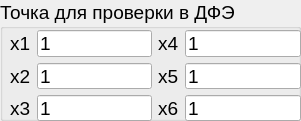
  <widget class="QGroupBox" name="groupBox_6">
   <property name="geometry">
    <rect>
     <x>1130</x>
     <y>100</y>
     <width>301</width>
     <height>121</height>
    </rect>
   </property>
   <property name="font">
    <font>
     <family>Helvetica</family>
     <pointsize>14</pointsize>
    </font>
   </property>
   <property name="title">
    <string>Точка для проверки в ДФЭ</string>
   </property>
   <widget class="QWidget" name="gridLayoutWidget_7">
    <property name="geometry">
     <rect>
      <x>10</x>
      <y>30</y>
      <width>291</width>
      <height>91</height>
     </rect>
    </property>
    <property name="font">
     <font>
      <family>Helvetica</family>
     </font>
    </property>
    <layout class="QGridLayout" name="gridLayout_9">
     <item row="1" column="0">
      <widget class="QLabel" name="label_a_18">
       <property name="font">
        <font>
         <family>Helvetica</family>
         <pointsize>14</pointsize>
        </font>
       </property>
       <property name="text">
        <string notr="true">x2</string>
       </property>
      </widget>
     </item>
     <item row="2" column="0">
      <widget class="QLabel" name="label_a_19">
       <property name="font">
        <font>
         <family>Helvetica</family>
         <pointsize>14</pointsize>
        </font>
       </property>
       <property name="text">
        <string notr="true">x3</string>
       </property>
      </widget>
     </item>
     <item row="0" column="0">
      <widget class="QLabel" name="label_a_16">
       <property name="font">
        <font>
         <family>Helvetica</family>
         <pointsize>14</pointsize>
        </font>
       </property>
       <property name="text">
        <string notr="true">x1</string>
       </property>
      </widget>
     </item>
     <item row="0" column="2">
      <widget class="QLineEdit" name="line_edit_x1_partial">
       <property name="font">
        <font>
         <family>Helvetica</family>
         <pointsize>14</pointsize>
        </font>
       </property>
       <property name="text">
        <string>1</string>
       </property>
      </widget>
     </item>
     <item row="2" column="2">
      <widget class="QLineEdit" name="line_edit_x3_partial">
       <property name="font">
        <font>
         <family>Helvetica</family>
         <pointsize>14</pointsize>
        </font>
       </property>
       <property name="text">
        <string>1</string>
       </property>
      </widget>
     </item>
     <item row="1" column="2">
      <widget class="QLineEdit" name="line_edit_x2_partial">
       <property name="font">
        <font>
         <family>Helvetica</family>
         <pointsize>14</pointsize>
        </font>
       </property>
       <property name="text">
        <string>1</string>
       </property>
      </widget>
     </item>
     <item row="2" column="4">
      <widget class="QLineEdit" name="line_edit_x6_partial">
       <property name="font">
        <font>
         <family>Helvetica</family>
         <pointsize>14</pointsize>
        </font>
       </property>
       <property name="text">
        <string>1</string>
       </property>
      </widget>
     </item>
     <item row="2" column="3">
      <widget class="QLabel" name="label_a_21">
       <property name="font">
        <font>
         <family>Helvetica</family>
         <pointsize>14</pointsize>
        </font>
       </property>
       <property name="text">
        <string notr="true">x6</string>
       </property>
      </widget>
     </item>
     <item row="1" column="4">
      <widget class="QLineEdit" name="line_edit_x5_partial">
       <property name="font">
        <font>
         <family>Helvetica</family>
         <pointsize>14</pointsize>
        </font>
       </property>
       <property name="text">
        <string>1</string>
       </property>
      </widget>
     </item>
     <item row="1" column="3">
      <widget class="QLabel" name="label_a_20">
       <property name="font">
        <font>
         <family>Helvetica</family>
         <pointsize>14</pointsize>
        </font>
       </property>
       <property name="text">
        <string notr="true">x5</string>
       </property>
      </widget>
     </item>
     <item row="0" column="4">
      <widget class="QLineEdit" name="line_edit_x4_partial">
       <property name="font">
        <font>
         <family>Helvetica</family>
         <pointsize>14</pointsize>
        </font>
       </property>
       <property name="text">
        <string>1</string>
       </property>
      </widget>
     </item>
     <item row="0" column="3">
      <widget class="QLabel" name="label_a_17">
       <property name="font">
        <font>
         <family>Helvetica</family>
         <pointsize>14</pointsize>
        </font>
       </property>
       <property name="text">
        <string notr="true">x4</string>
       </property>
      </widget>
     </item>
    </layout>
   </widget>
  </widget>
